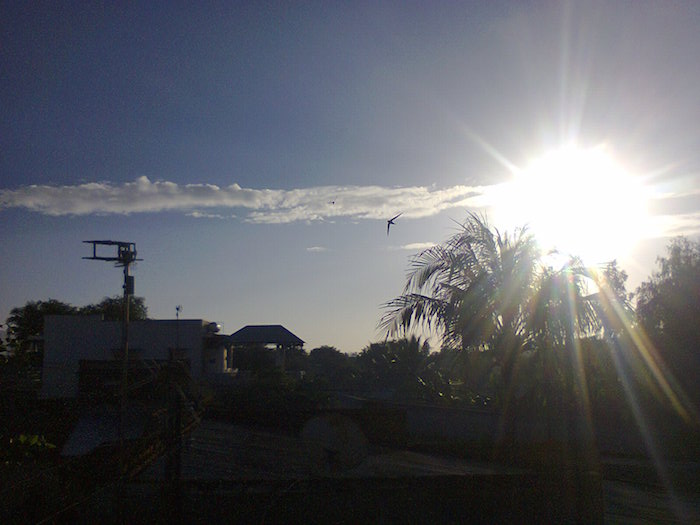
#> input picture image.jpg, 700 x 525 px
$ python image.py
#> lines starting #> are read from the running program, lines starting #| are printed output that depends on the picture
import numpy as np
import cv2
import matplotlib.pyplot as plt

img = cv2.imread('image.jpg', 0)
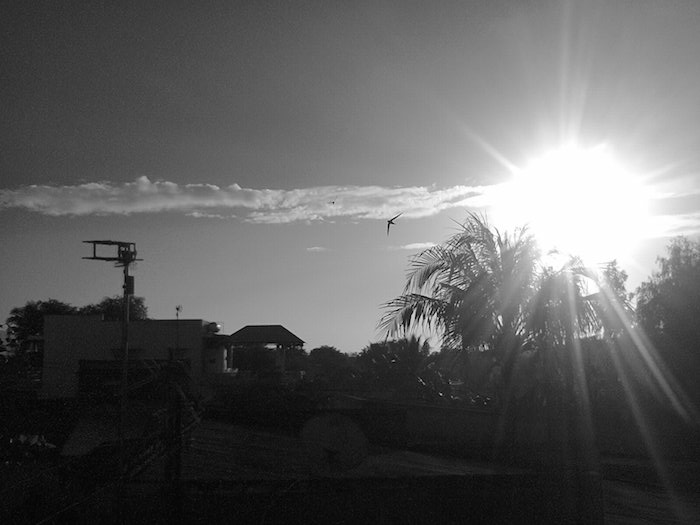
#> img: shape (525, 700); min 0, max 255, mean 95.4
img_equal_hist = cv2.equalizeHist(img)
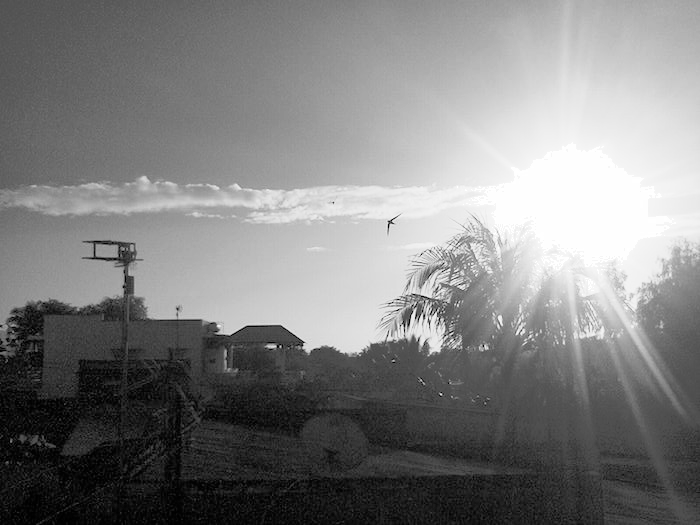
#> img_equal_hist: shape (525, 700); min 0, max 255, mean 128.3

f, axes = plt.subplots(2,2, figsize=(30,20))
axes[0, 0].imshow(cv2.cvtColor(img, cv2.COLOR_BGR2RGB))
axes[0, 0].set_title('origin')
axes[0, 1].imshow(cv2.cvtColor(img_equal_hist, cv2.COLOR_BGR2RGB))
axes[0, 1].set_title('hist equal')
axes[1, 0].hist(img.flatten(), 256, [0,256])
axes[1, 1].hist(img_equal_hist.flatten(), 256, [0,256])
plt.show()
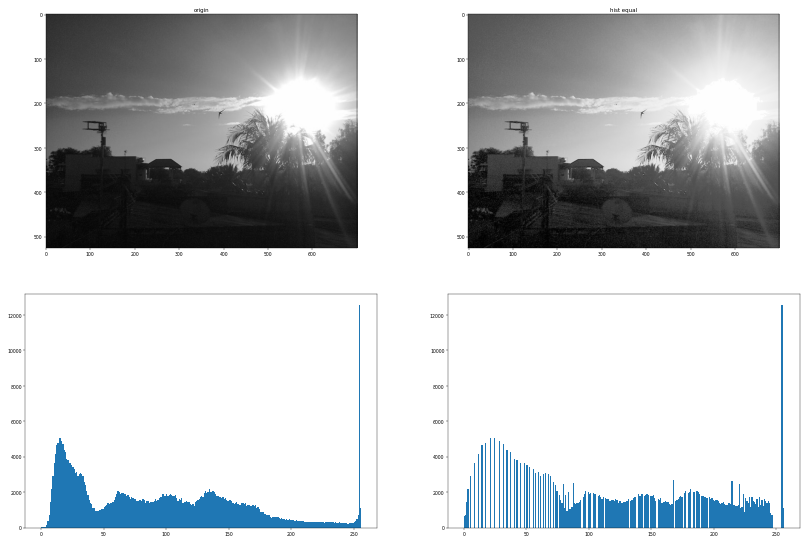
#> figure drawn by matplotlib, 4 panels; panel 3: tallest bar 12540 high, from x = 254 to 255; panel 4: tallest bar 12540 high, from x = 254 to 255
plt.close()
